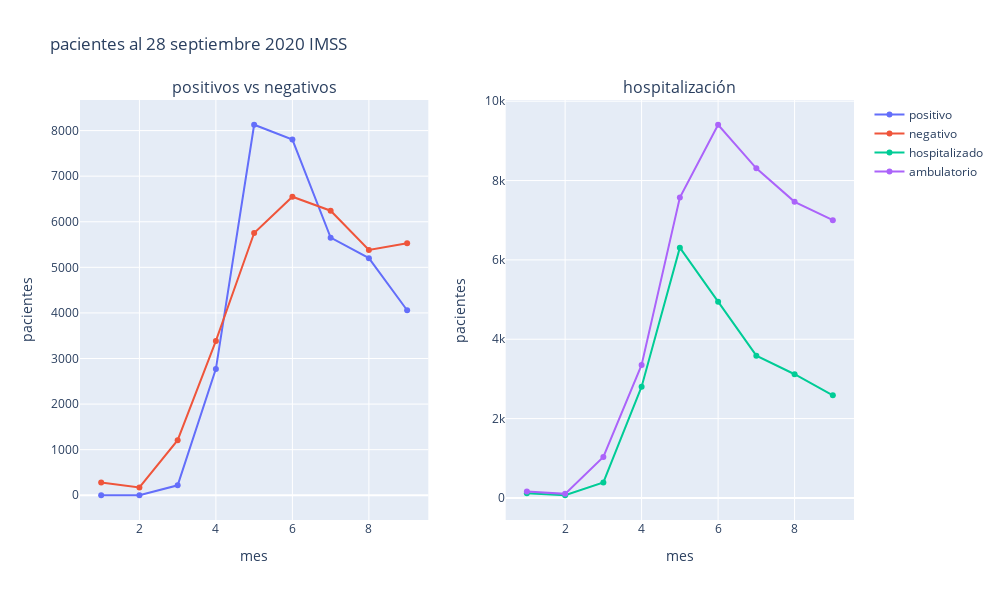

The code cell stored with this chart in its notebook:
### Code cell
fig = make_subplots(rows=1, cols=2,subplot_titles=('positivos vs negativos', 'hospitalización'))

#graficas
fig.add_trace(go.Scatter( x=sinave_mes.index, y=sinave_mes['tiene_covid19'],name='positivo'), row=1,col=1)
fig.add_trace(go.Scatter( x=sinave_mes.index, y=sinave_mes['negativo_covid19'], name='negativo'), row=1,col=1)

fig.add_trace(go.Scatter( x=sinave_mes.index, y=sinave_mes['HOSPITALIZADO'],name='hospitalizado'), row=1,col=2)
fig.add_trace(go.Scatter( x=sinave_mes.index, y=sinave_mes['Ambulatorio'], name='ambulatorio'), row=1,col=2)

#ejes
fig.update_yaxes(title_text="pacientes", row=1, col=1)
fig.update_yaxes(title_text="pacientes", row=1, col=2)
fig.update_xaxes(title_text="mes", row=1, col=2)
fig.update_xaxes(title_text="mes", row=1, col=1)


#titulo
fig.update_layout(height=600, width=1000, title_text="pacientes al 28 septiembre 2020 IMSS",)
fig.show()

#guardo html
#fig.write_html("/Users/rube/labs-de-ironhack/proyecto-final/pacientes_imss_2020.html")

### Figure 1 — Plotly figure (JSON) as saved in the notebook; plotly's stock layout.template omitted (floating-point values rounded to 4 significant figures)
{"data": [{"name": "positivo", "type": "scatter", "x": [1, 2, 3, 4, 5, 6, 7, 8, 9], "xaxis": "x", "y": [0, 0, 218, 2772, 8128, 7803, 5651, 5202, 4058], "yaxis": "y"}, {"name": "negativo", "type": "scatter", "x": [1, 2, 3, 4, 5, 6, 7, 8, 9], "xaxis": "x", "y": [278, 171, 1208, 3385, 5754, 6549, 6242, 5380, 5530], "yaxis": "y"}, {"name": "hospitalizado", "type": "scatter", "x": [1, 2, 3, 4, 5, 6, 7, 8, 9], "xaxis": "x2", "y": [118, 68, 391, 2805, 6309, 4946, 3586, 3118, 2588], "yaxis": "y2"}, {"name": "ambulatorio", "type": "scatter", "x": [1, 2, 3, 4, 5, 6, 7, 8, 9], "xaxis": "x2", "y": [160, 103, 1035, 3352, 7573, 9406, 8307, 7464, 7000], "yaxis": "y2"}], "layout": {"annotations": [{"font": {"size": 16}, "showarrow": false, "text": "positivos vs negativos", "x": 0.225, "xanchor": "center", "xref": "paper", "y": 1, "yanchor": "bottom", "yref": "paper"}, {"font": {"size": 16}, "showarrow": false, "text": "hospitalización", "x": 0.775, "xanchor": "center", "xref": "paper", "y": 1, "yanchor": "bottom", "yref": "paper"}], "height": 600, "title": {"text": "pacientes al 28 septiembre 2020 IMSS"}, "width": 1000, "xaxis": {"anchor": "y", "domain": [0, 0.45], "title": {"text": "mes"}}, "xaxis2": {"anchor": "y2", "domain": [0.55, 1], "title": {"text": "mes"}}, "yaxis": {"anchor": "x", "domain": [0, 1], "title": {"text": "pacientes"}}, "yaxis2": {"anchor": "x2", "domain": [0, 1], "title": {"text": "pacientes"}}}}
